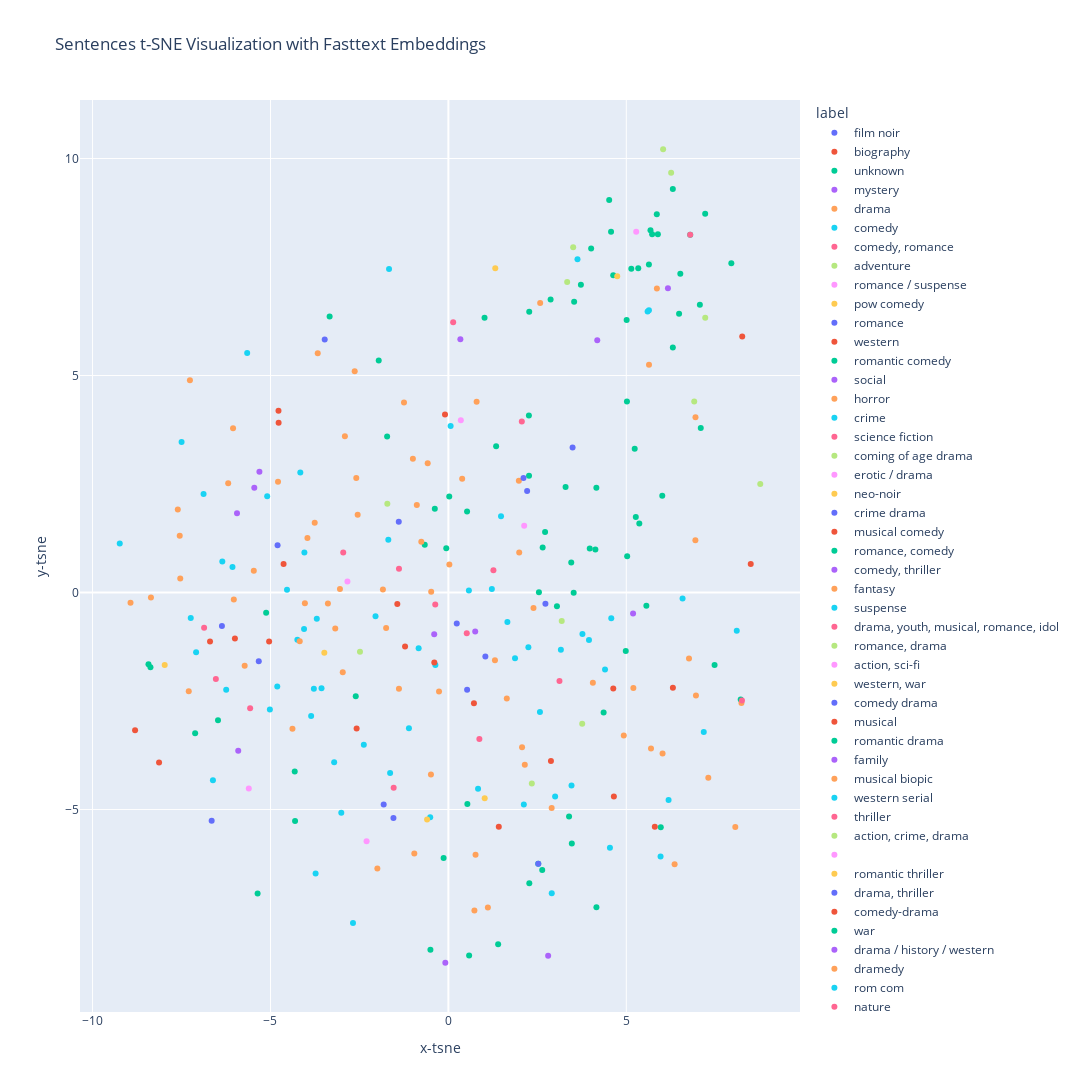

Notebook source saved alongside this figure:
### Code cell
# Create interactive scatter plot
fig = px.scatter(
    ft_df, x='x-tsne', y='y-tsne', color='label',
    hover_data={'text': True, 'label': True},
    title='Sentences t-SNE Visualization with Fasttext Embeddings', width=1200, height=1200
)

# Show plot
fig.show()
